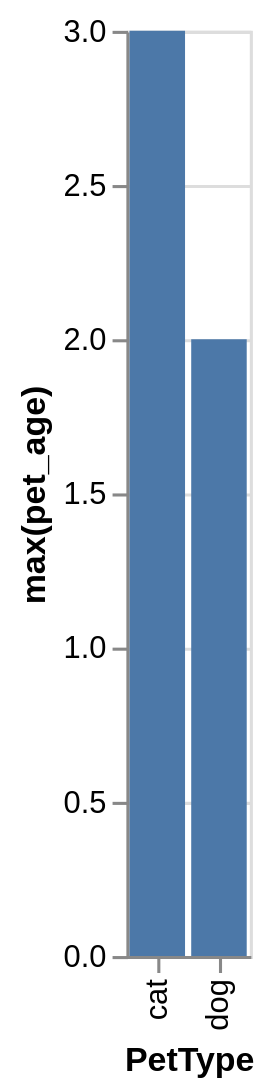

This figure's Vega-Lite source:
### Vega-Lite specification from a JSON file in a GitHub repository (floating-point values rounded to 4 significant figures)
{"data": {"values": [{"x_data": "cat", "y_data": 3}, {"x_data": "dog", "y_data": 2}]}, "mark": "bar", "encoding": {"x": {"field": "x_data", "type": "nominal", "title": "PetType", "sort": "ascending"}, "y": {"field": "y_data", "type": "quantitative", "title": "max(pet_age)"}}}
